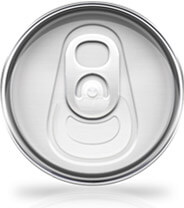
#> input picture Detecting Circles/bottle.jpg, 184 x 208 px
$ python circle_detect.py
#> lines starting #> are read from the running program, lines starting #| are printed output that depends on the picture; after the words box and inside, x2 and y2 are one past the last pixel; in counts of white or black regions, pixels touching at a corner belong together
import numpy as np
import cv2

"""
ap = argparse.ArgumentParser()
ap.add_argument("-i", "Detecting Circles", required=True, help="Path to image")
args = vars(ap.parse_args())
"""

# Load and clone the image for manipulation
image = cv2.imread("bottle.jpg")
#> image is the input picture: shape (208, 184, 3); mean B, G, R 211.6, 211.4, 211.4
output = image.copy()
gray = cv2.cvtColor(image, cv2.COLOR_BGR2GRAY)


# This requires a image in 8 Bit, so need to use a single channel image
circles = cv2.HoughCircles(gray, cv2.HOUGH_GRADIENT, 1.2, 100)
#> circles = [[95.4, 102.6, 83.04]]

if circles is not None:
    # Converting the coordinates and radius for int
    circles = np.round(circles[0, :]).astype("int")
#> circles = [[95, 103, 83]]

    for (x, y, r) in circles:
        # Draw a circle in the image
        cv2.circle(output, (x, y), r, (0, 255, 0), 4)
        # Draw rectangle in the circle center
        cv2.rectangle(output, (x - 5, y - 5), (x + 5, y + 5), (0, 128, 255), -1)
#> this loop made 1 pass
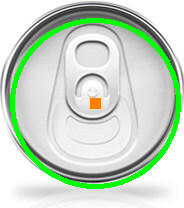
#> output: shape (208, 184, 3); 7.16% of pixels changed, all inside (x1, y1, x2, y2) = (10, 18, 181, 189)

    cv2.imshow("output", np.hstack([image, output]))
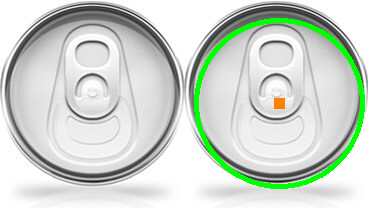
#> window 'output': shape (208, 368, 3); mean B, G, R 205.2, 214, 205.5
    cv2.waitKey(0)
